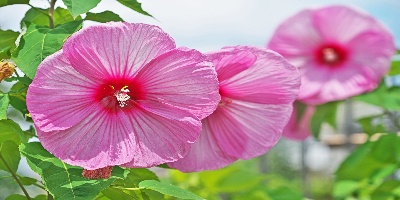
#> input picture nearest_neighbor_output.jpg, 400 x 200 px; the run also reads 1 picture not shown here
$ python difference.py
#> lines starting #> are read from the running program, lines starting #| are printed output that depends on the picture; long printed decimals are rounded
from skimage import io, color, metrics

# Load the output images
nearest_neighbour_image = io.imread('nearest_neighbor_output.jpg')
#> nearest_neighbour_image is the input picture: shape (200, 400, 3); mean R, G, B 173.6, 142.5, 143.8
bi_linear_image = io.imread('bi_linear_output.jpg')

# Convert images to grayscale (SSIM works on grayscale images)
nearest_neighbour_gray = color.rgb2gray(nearest_neighbour_image)
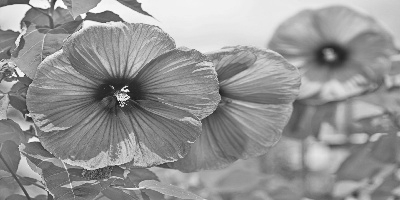
#> nearest_neighbour_gray: shape (200, 400) float64; min 0.102, max 0.999, mean 0.585
bi_linear_gray = color.rgb2gray(bi_linear_image)

# Calculate SSIM with data_range specified (range is [0, 1])
ssim_score = metrics.structural_similarity(nearest_neighbour_gray, bi_linear_gray, data_range=1)
#> ssim_score = 0.99

print(f"SSIM Score: {ssim_score}")
#| SSIM Score: 0.9898

# Compare the SSIM score
if ssim_score > 0.5:
    print("Bi linear interpolation produces better results.")
else:
    print("Nearest neighbour interpolation produces better results.")
